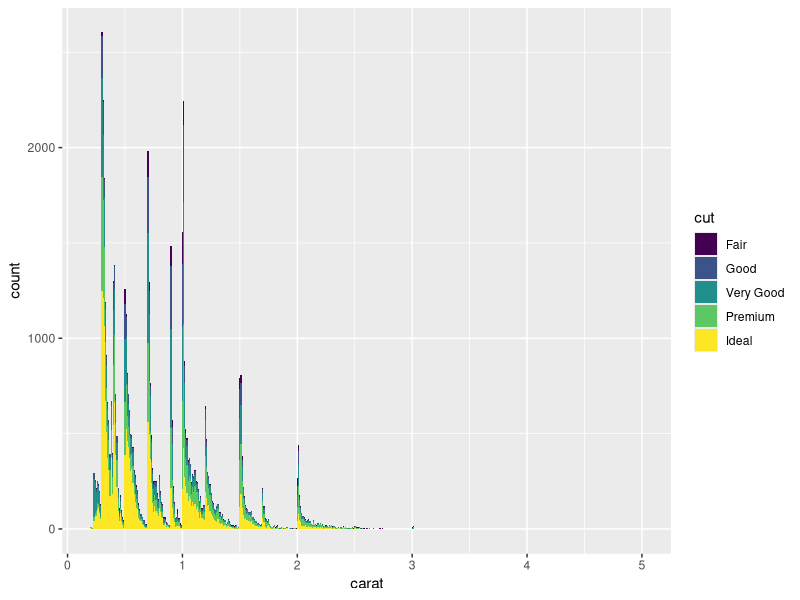
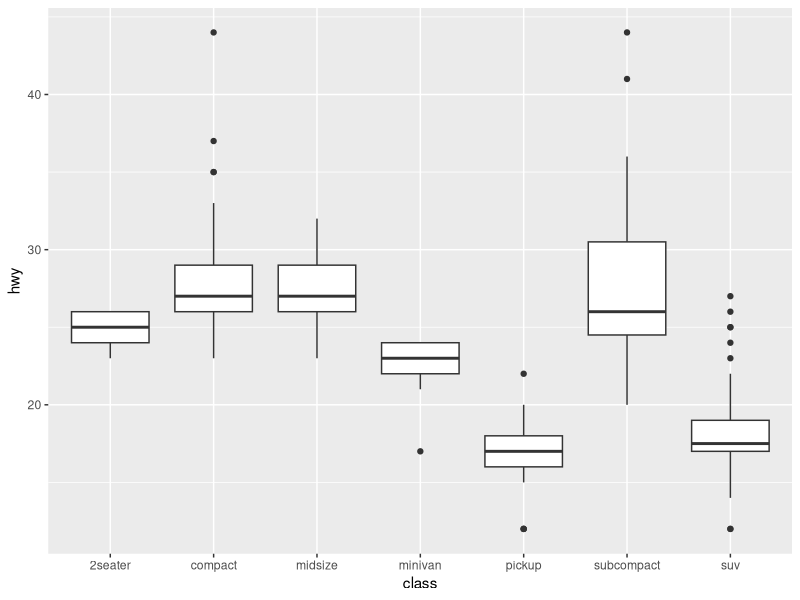
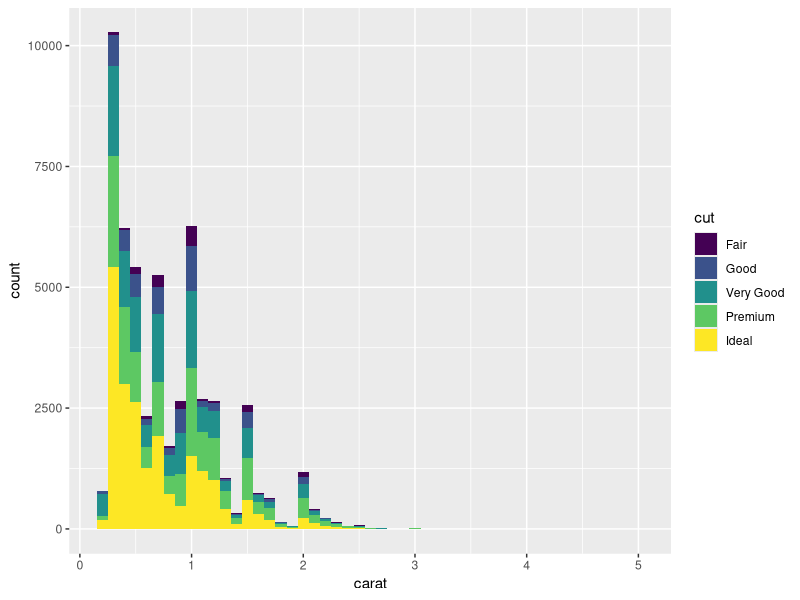
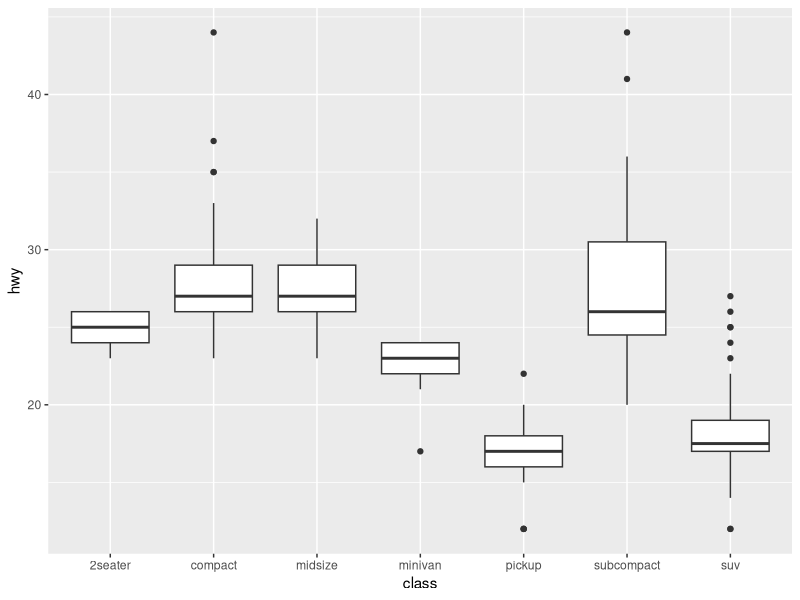

Recreate these plots in R, in order.
#' ---
#' title: "rlang tidy eval"
#' author: "Bruce Zhao"
#' date: "`r format(Sys.Date())`"
#' output: github_document
#' ---


library(ggplot2)
get_plot <- function(plot_type, df, ...){
  
  my_hist <- function(df, ...){
    ggplot(df) +
      geom_histogram(...)
  }
  
  my_box <- function(df, ...){
    ggplot(df) +
      geom_boxplot(...)
  }
  
  my_fun <- rlang::eval_tidy(rlang::sym(plot_type))
  # browser()
  my_fun(df, ...)

}

get_plot("my_hist", diamonds, aes(x = carat,fill = cut), binwidth = 0.01)
get_plot("my_box", df = mpg, aes(class, hwy))


types = list(
  hist = function(df, ...){
    ggplot(df) +
      geom_histogram(...)
  },
  box = function(df, ...){
    ggplot(df) +
      geom_boxplot(...)
  }
)

get_plot = function(plot_type, df, ...){
  my_plot = types[[plot_type]]
  if (is.function(my_plot)) {
    my_plot(df, ...)
  } else {
    print("Wrong plot_type")
  }
}

get_plot("hist", diamonds, aes(x = carat,fill = cut), binwidth = 0.1)
get_plot("box", df = mpg, aes(class, hwy))


